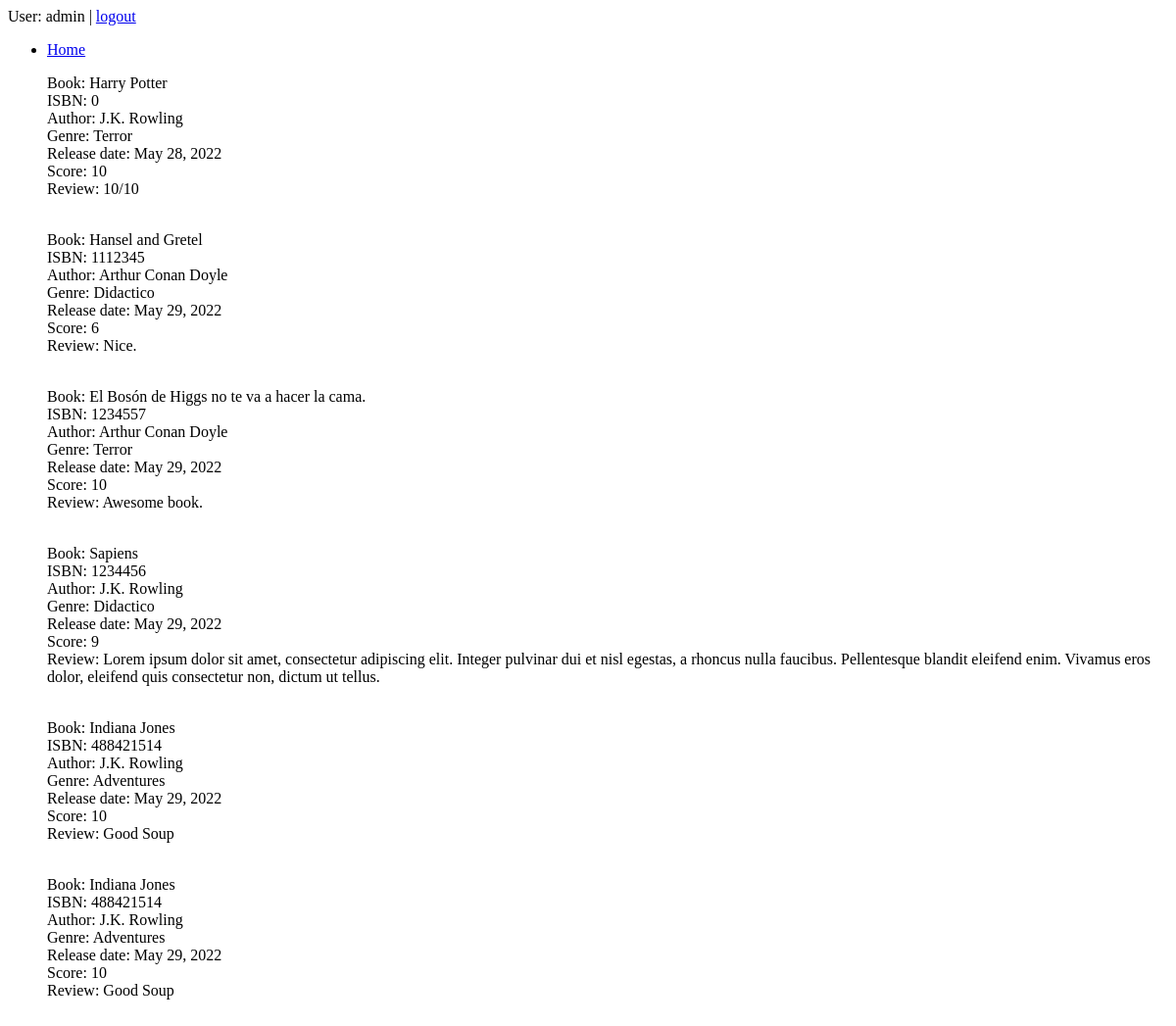
Page /book/view_my_reviews/ (signed in) on the earlier database version.
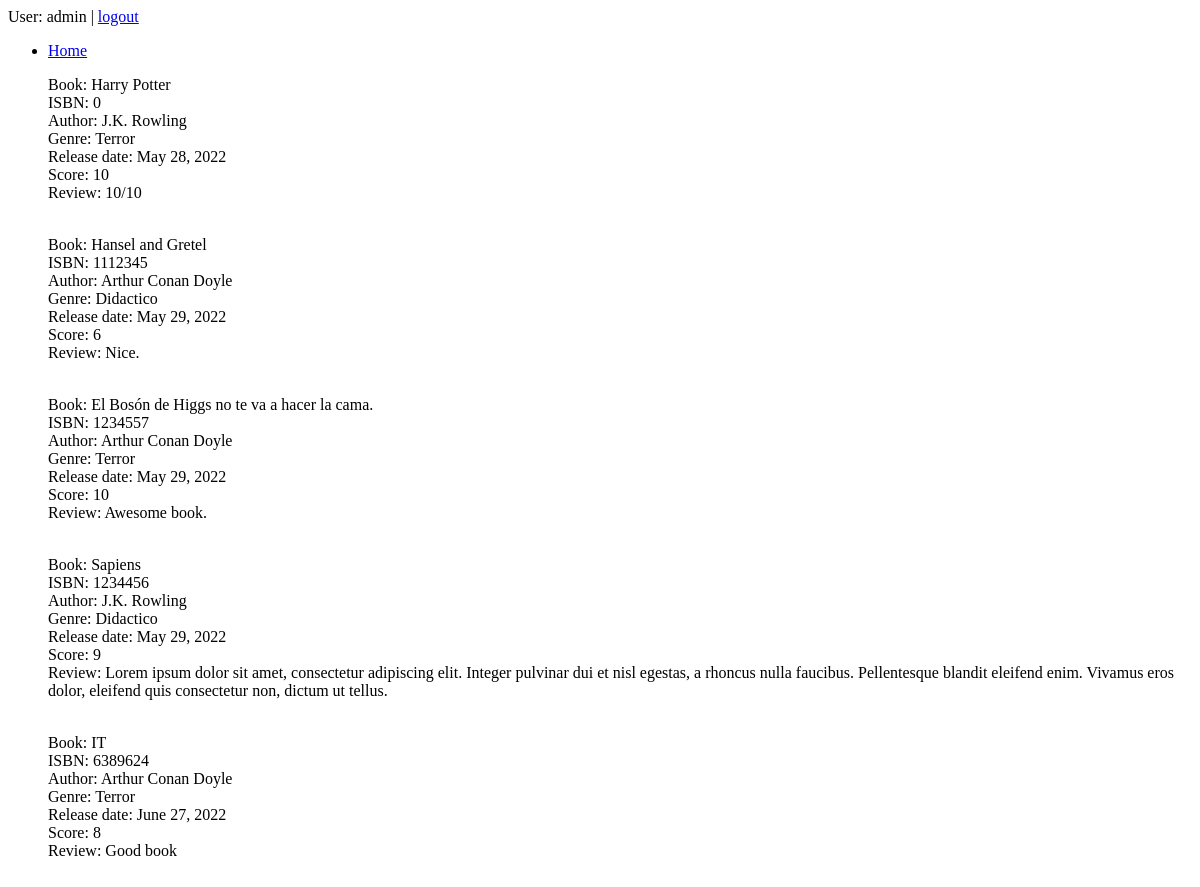
Same page on the later database version.
### BoogeyBookAPP/models.py (models this page shows, shortened)
class BookRead(models.Model):
    name = models.CharField(max_length=100)
    user = models.ForeignKey(User, default=1, on_delete=models.CASCADE)
    ISBN = models.CharField(max_length=20, default="")
    author = models.ForeignKey(Author, related_name='authors', on_delete=models.CASCADE, null=True)
    genre = models.ForeignKey(Genre, related_name='genres', on_delete=models.CASCADE, null=True)
    score = models.IntegerField(default=0)
    review = models.TextField(max_length=1000, default='')
    release_date = models.DateField(default=date.today)

class Author(models.Model):
    author_id = models.AutoField(primary_key=True)
    name = models.CharField(max_length=20)
    date_of_birth = models.DateField()
    country = models.CharField(max_length=20)
    books_published = models.IntegerField(default=0)

class Genre(models.Model):
    genre_id = models.AutoField(primary_key=True)
    name = models.CharField(max_length=20)

### BoogeyBookAPP/views.py (the view)
# urls.py: path('view_my_reviews/', views.my_reviews),
@login_required(login_url='/login/')
def my_reviews(request):
    all_entries = BookRead.objects.all()
    return render(request, "booksearch.html", {"books": all_entries})

### BoogeyBookAPP/templates/booksearch.html
{% extends "base.html" %}
{% if books %}
    {% block content %}
        {% for book in books %}
        <ul style="list-style-type:none;">
            <li>
                <a>Book: {{ book.name }}</a><br>
                <a>ISBN: {{ book.ISBN }}</a><br>
                <a>Author: {{ book.author.name }}</a><br>
                <a>Genre: {{ book.genre.name }}</a><br>
                <a>Release date: {{ book.release_date }}</a><br>
                <a>Score: {{ book.score }}</a><br>
                <a>Review: {{ book.review }}</a><br>
            </li>
            <br>
        </ul>
        {% endfor %}
    {% endblock %}
{% else %}
    <p>No book entered.</p>
{% endif %}

### BoogeyBookAPP/templates/base.html (shortened to what this page needs)
<html lang="en">
<head>
    <link rel="stylesheet"
          href="https://code.jquery.com/ui/1.12.1/themes/smoothness/jquery-ui.css"/>
</head>
<body>
<div id="header">
    {% block header %}
        {% if user.is_authenticated %}
            <p>User: {{ user.username }} | <a href="{% url 'logout' %}?next={{ request.path }}">logout</a></p>
        {% else %}
            <p><a href="{% url 'login' %}?next={{ request.path }}">login</a></p>
        {% endif %}
    {% endblock %}
</div>
<div id="sidebar">
    {% block sidebar %}
        <ul>
            <li><a href="/home/">Home</a></li>
        </ul>
    {% endblock %}
</div>
<div id="content">
    {% block content %}{% endblock %}
</div>
</body>
</html>

Differences in the rows shown:
removed BookRead: name "Indiana Jones", ISBN "488421514", author.name "J.K. Rowling", genre.name "Adventures", release_date "May 29, 2022", score "10", review "Good Soup"
removed BookRead: name "Indiana Jones", ISBN "488421514", author.name "J.K. Rowling", genre.name "Adventures", release_date "May 29, 2022", score "10", review "Good Soup"
added BookRead: name "IT", ISBN "6389624", author.name "Arthur Conan Doyle", genre.name "Terror", release_date "June 27, 2022", score "8", review "Good book"
